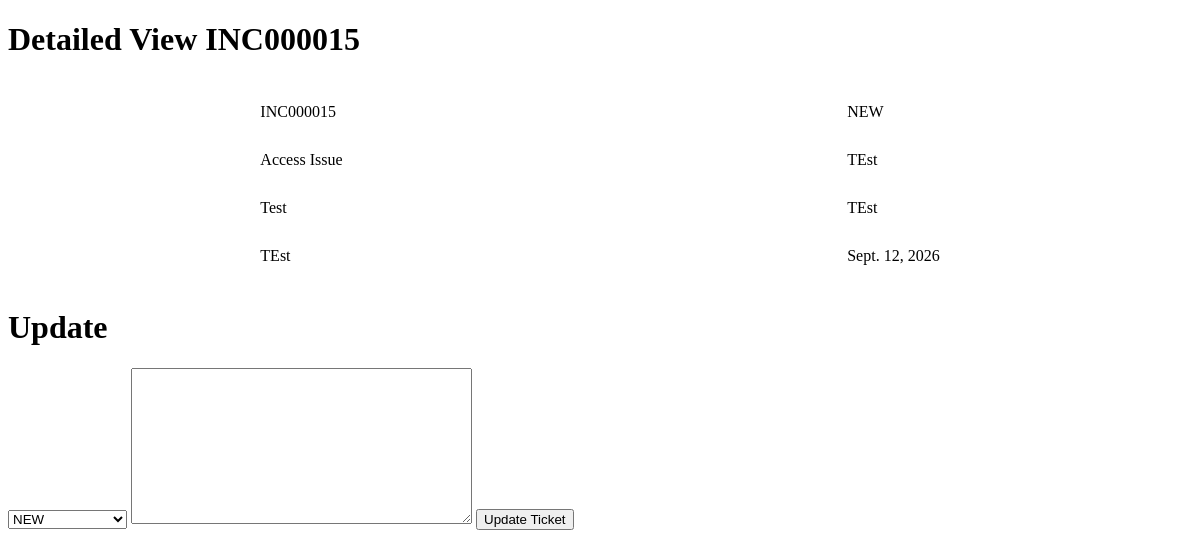
/Ticket_Analysis/ticket/INC000015/, run on an earlier commit of the app's database.
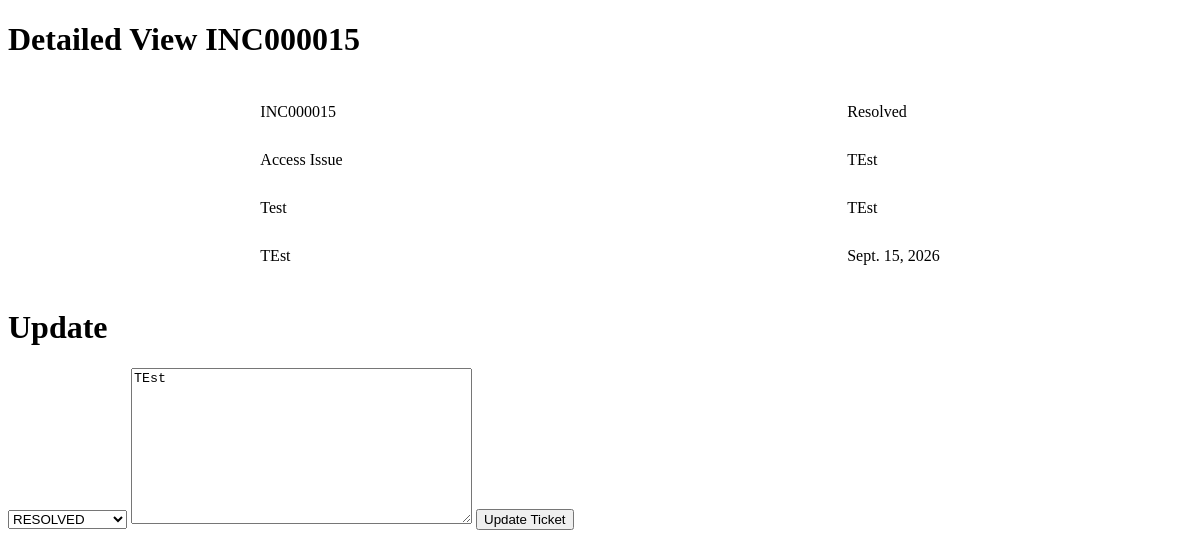
And on a later commit of the database.
### Ticket_Creation/models.py (models this page shows, shortened)
class Ticket(models.Model):
    Issue_Type = [
        ("Access Issue", "Access Issue"),
        ("Item Request", "Item Request"),
        ("Hardware Issue", "Hardware Issue"),
        ("General Issue", "General Issue"),
    ]
    Status=[
        ("New","NEW"),
        ("Closed","CLOSED"),
        ("In Progress","IN_PROGRESS"),
        ("On Hold","ON_HOLD"),
        ("Resolved","RESOLVED")
    ]
    Ticket_Number = models.CharField(max_length=12,null=False,unique=True)
    Raised_By = models.CharField(max_length=30,null=False)
    Raised_At = models.DateField(auto_now=True) #
    Short_Description = models.TextField(max_length=30)
    Complete_Description = models.TextField(max_length=100)
    Ticket_Status = models.CharField(max_length=20,choices=Status,default="NEW")
    User_Contact = models.CharField(max_length=12)
    Issue_Category = models.CharField(max_length=20,choices=Issue_Type)
    Working_Notes = models.TextField()
    Resolution_Notes = models.TextField()

### Ticket_Analysis/views.py (the view)
# urls.py: path("ticket/<str:ticket_number>/",views.Detailed_View,name="detailed_view"),
def Detailed_View(request,ticket_number):
    all_tickets = Ticket.objects.filter(
        Ticket_Status__in=["NEW","In Progress","On Hold"]
    )
    ticket = get_object_or_404(Ticket, Ticket_Number = ticket_number)
    if request.method == "POST":
        form = forms.UpdateForm(request.POST,instance=ticket)
        if form.is_valid():
            form.save()
            return render(request,"Ticket_Analysis/List_View.html",{"tickets":all_tickets})
    else:
        form = forms.UpdateForm(instance=ticket)
    return render(request,'Ticket_Analysis/Detail_View.html',{"form":form,"ticket":ticket})

### Ticket_Analysis/forms.py
class UpdateForm(forms.ModelForm):
    class Meta:
        model = Ticket
        fields = ["Ticket_Status","Working_Notes"]

### templates/Ticket_Analysis/Detail_View.html (shortened to what this page needs)
<!doctype html>
<html lang="en">
  <head>
  </head>
  <body>
{% if ticket %}
    <h1>Detailed View {{ticket.Ticket_Number}} </h1>
    <div class="main">
      <div class="left">
        <p>{{ticket.Ticket_Number}}</p>
        <p>{{ticket.Issue_Category}}</p>
        <p>{{ticket.Short_Description}}</p>
        <p>{{ticket.Complete_Description}}</p>
      </div>
      <div class="right">
        <p>{{ticket.Ticket_Status}}</p>
        <p>{{ticket.User_Contact}}</p>
        <p>{{ticket.Raised_By}}</p>
        <p>{{ticket.Raised_At}}</p>
      </div>
    </div>
    <h1>Update</h1>
    <form method="post">
        {{form.Ticket_Status}}
        {{form.Working_Notes}}
        <button type="submit">Update Ticket</button>
    </form>
    {% else %}
    <h1>Invalid Item</h1>
    {%endif%}
  </body>
</html>

### templates/Ticket_Analysis/Detail_View.html (style rules this page uses)
.main { display: flex; justify-content: space-around; }
.left { display: inline; border: 2px soild white; }
p { border: 2px solid white; width: fit-content; padding: 5px; border-radius: 2px; }

What changed in the data, as far as the page shows it:
changed Ticket "INC000015": Ticket_Status "NEW" → "Resolved"; Raised_At "Sept. 12, 2026" → "Sept. 15, 2026"; Ticket_Status "NEW" → "RESOLVED"; Working_Notes (not shown) → "TEst"
